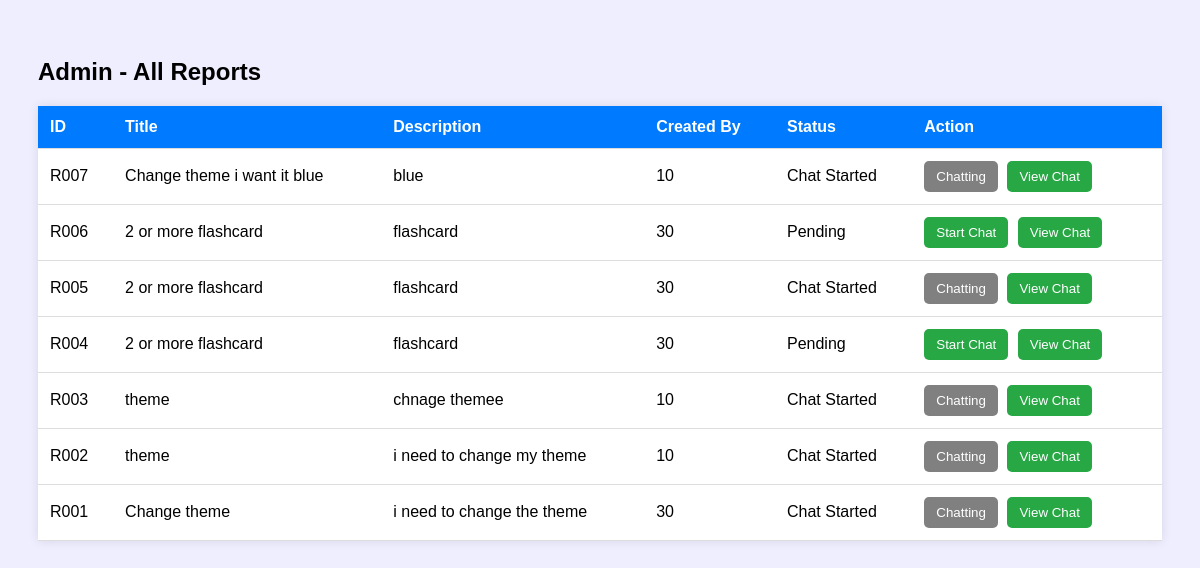
/admin/reports.php (signed in), run on the app's committed database.
### tables this page shows
CREATE TABLE `report` (
  `report_id` varchar(255) NOT NULL,
  `report_title` varchar(255) NOT NULL,
  `report_desc` text NOT NULL,
  `report_created` varchar(255) NOT NULL,
  `report_status` int(11) NOT NULL DEFAULT 0
);

### admin/reports.php (the view, shortened to what this page needs)
<?php
require_once '../common/config.php';
$result = $conn->query("SELECT * FROM report ORDER BY report_id DESC");
?>
<!DOCTYPE html>
<html>
<head>
</head>
<body>
    <h2>Admin - All Reports</h2>
    <table>
        <tr>
            <th>ID</th>
            <th>Title</th>
            <th>Description</th>
            <th>Created By</th>
            <th>Status</th>
            <th>Action</th>
        </tr>
        <?php while ($row = $result->fetch_assoc()): ?>
            <tr>
                <td><?= htmlspecialchars($row['report_id']) ?></td>
                <td><?= htmlspecialchars($row['report_title']) ?></td>
                <td><?= htmlspecialchars($row['report_desc']) ?></td>
                <td><?= htmlspecialchars($row['report_created']) ?></td>
                <td><?= $row['report_status'] == 1 ? "Chat Started" : "Pending" ?></td>
                <td>
                    <form method="POST" style="display: inline;">
                        <button type="submit" name="start_chat" class="chat-btn" <?= $row['report_status'] == 1 ? "disabled" : "" ?>>
                            <?= $row['report_status'] == 1 ? "Chatting" : "Start Chat" ?>
                        </button>
                         <button type="submit" name="report_id" class="chat-btn" value="<?= $row['report_id'] ?>" >View Chat</button>
                    </form>
                </td>
            </tr>
        <?php endwhile; ?>
    </table>
</body>
</html>

### data on the page
report: report_id "R007", report_title "Change theme i want it blue", report_desc "blue", report_created "10", report_status "Chat Started"
report: report_id "R006", report_title "2 or more flashcard", report_desc "flashcard", report_created "30", report_status "Pending"
report: report_id "R005", report_title "2 or more flashcard", report_desc "flashcard", report_created "30", report_status "Chat Started"
report: report_id "R004", report_title "2 or more flashcard", report_desc "flashcard", report_created "30", report_status "Pending"
report: report_id "R003", report_title "theme", report_desc "chnage themee", report_created "10", report_status "Chat Started"
report: report_id "R002", report_title "theme", report_desc "i need to change my theme", report_created "10", report_status "Chat Started"
report: report_id "R001", report_title "Change theme", report_desc "i need to change the theme", report_created "30", report_status "Chat Started"
